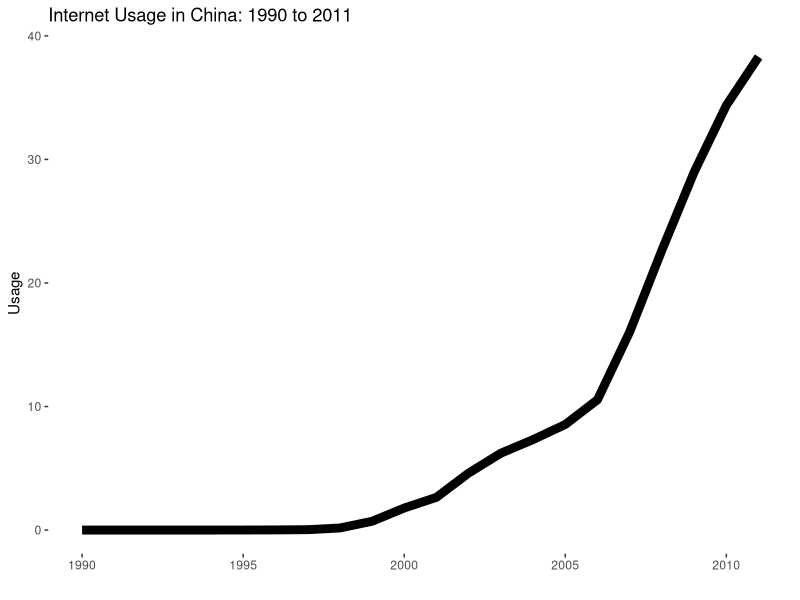
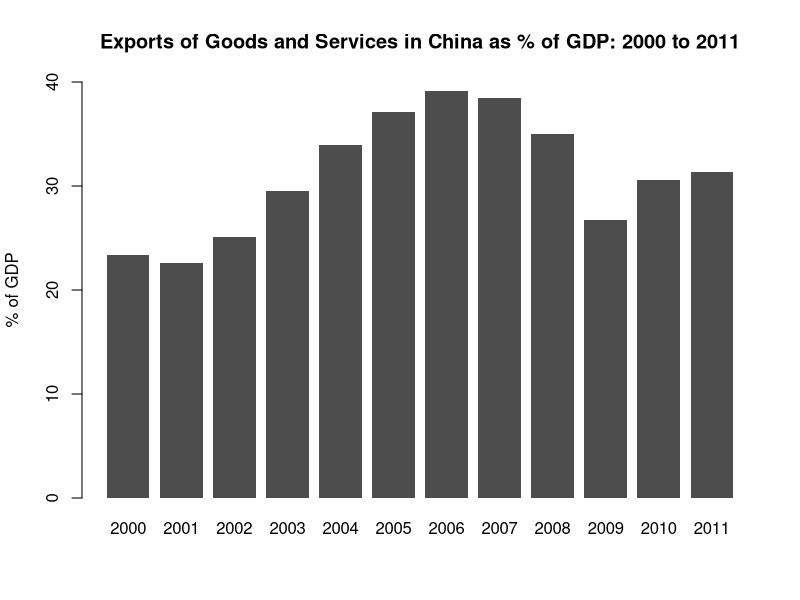

Reproduce these figures in R, in order.
library(ggplot2)
library(ggthemes)

# China Internet Usage - source: world bank 2012
chinainternet <- read.csv("./data/chinainternet.csv")
summary(chinainternet)

ggplot(data=chinainternet, aes(x=Year, y=Internet.Usage)) +
  geom_line(size=3) +
  ggtitle("Internet Usage in China: 1990 to 2011") +
  labs(x="",y="Usage") +
  theme(panel.grid = element_blank(),
        panel.background=element_blank())

# China Export
chinaexports <- read.csv("./data/chinaexports.csv")
names(chinaexports) <- c("2000","2001","2002","2003","2004","2005","2006","2007","2008","2009","2010","2011")
summary(t(chinaexports))

# Wait for ggplot
Sys.sleep(0.5)
barplot(as.matrix(chinaexports), border = NA, space = 0.25, ylim = c(0,40),
        ylab = "% of GDP",
        main = "Exports of Goods and Services in China as % of GDP: 2000 to 2011")

